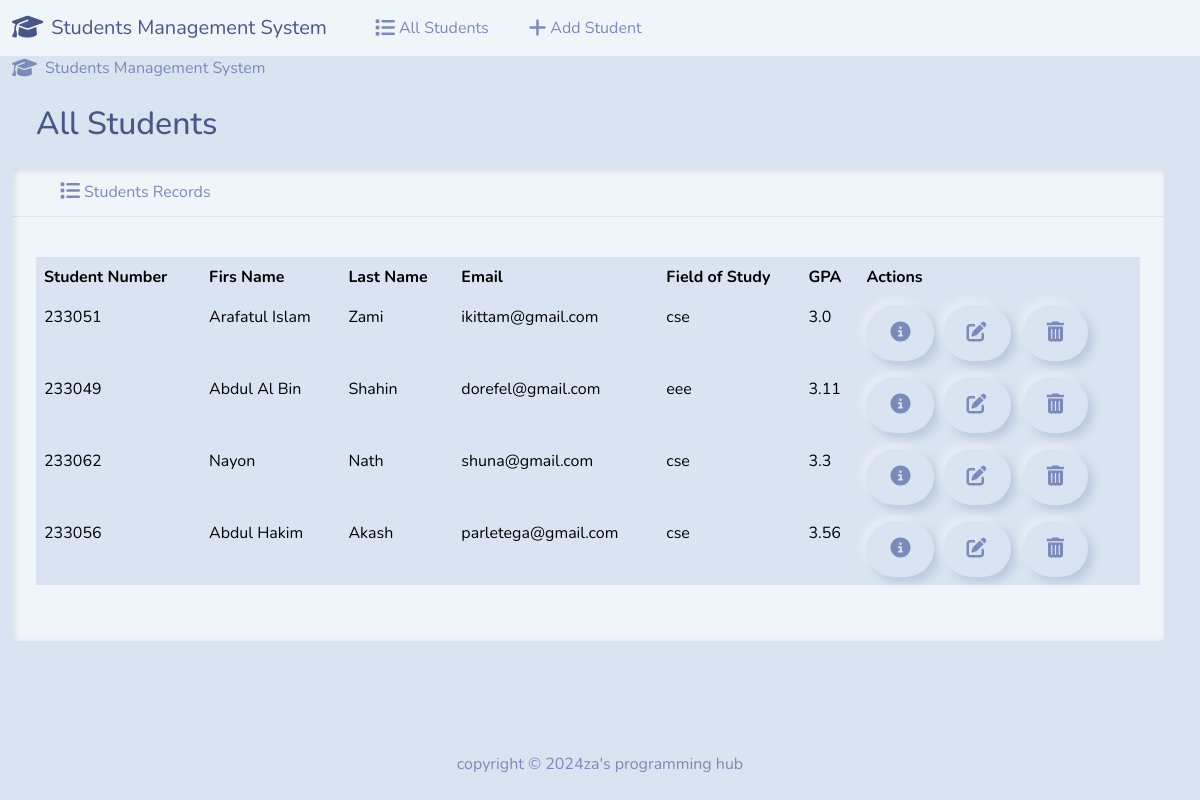
Before: / with the older database file.
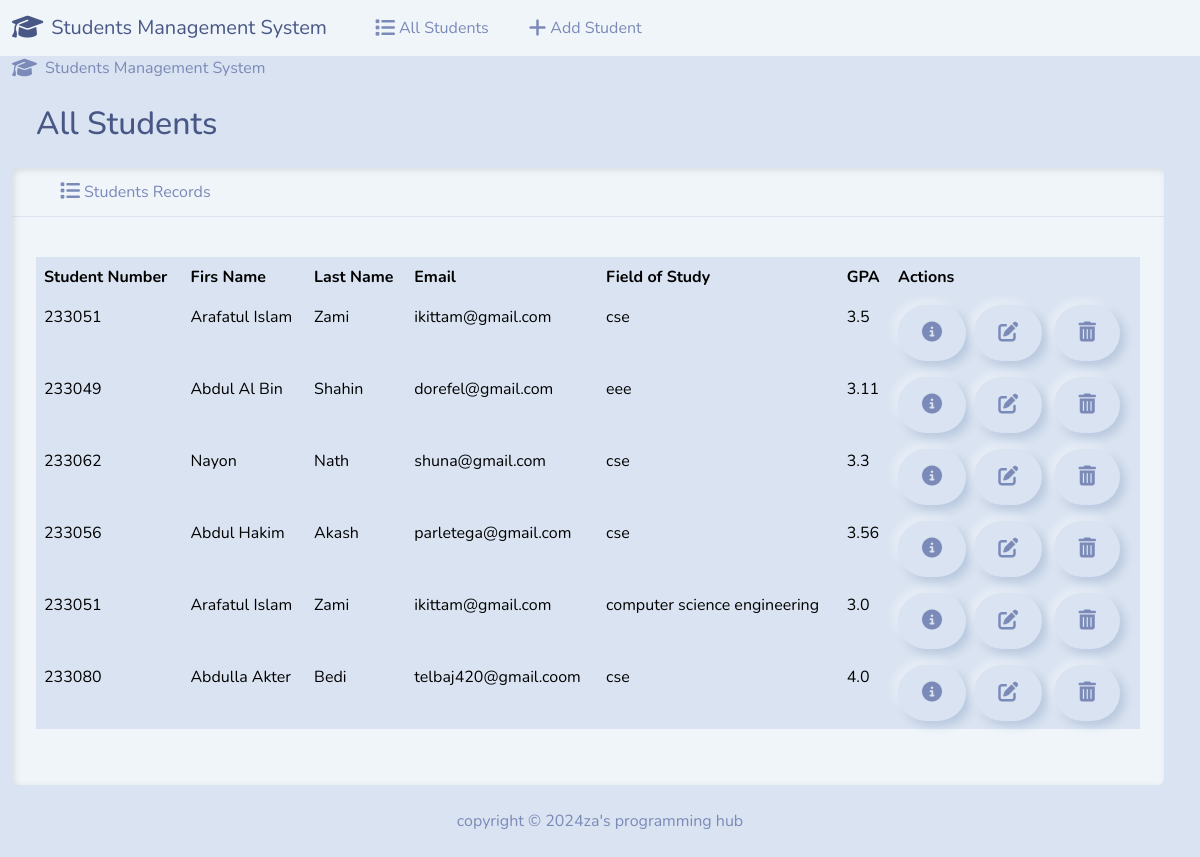
After: the same page with the newer database file.
### students/models.py (models this page shows, shortened)
class Student(models.Model):
    student_number = models.PositiveIntegerField()
    first_name = models.CharField(max_length=50)
    last_name = models.CharField(max_length=50)
    email = models.EmailField(max_length=100)
    field_of_study = models.CharField(max_length=50)
    gpa = models.FloatField()

### students/views.py (the view)
# urls.py: path('', views.index, name='index'),
def index(requests):
    return render(requests, 'students/index.html',{
        'students': Student.objects.all()
    })

### students/templates/students/index.html (shortened to what this page needs)
{% extends "students/base.html" %}
{% block body %}
<i class="fa-solid fa-graduation-cap fa-lg me-2"></i>Students Management System</a>
    <button class="navbar-toggler" type="button" data-bs-toggle="collapse" data-bs-target="#navbarColor04" aria-controls="navbarColor04" aria-expanded="false" aria-label="Toggle navigation">
      <span class="navbar-toggler-icon"></span>
    </button>
  </div>
<div class="container-fluid">
 <h2 class="m-4">All Students</h2>
  <div class="row">
    <div class="col-12">
    {% if students %}
     <div class="card bg-light me-4 mb-4">
        <div class="card-header">
        <i class="fa-solid fa-list fa-lg me-1 ms-4"></i>Students Records
        </div>
         <div class="card-body">
           <p class="card-text">
           <div class="table-responsive">
               <table class="table table-hover">
  <thead>
    <tr>
      <th scope="col">Student Number</th>
      <th scope="col">Firs Name</th>
      <th scope="col">Last Name</th>
      <th scope="col">Email</th>
      <th scope="col">Field of Study</th>
      <th scope="col">GPA</th>
      <th scope="col">Actions</th>
    </tr>
  </thead>
  <tbody>
    {% for student in students %}
    <tr>
    <td>{{ student.student_number }}</td>
    <td>{{ student.first_name }}</td>
    <td>{{ student.last_name }}</td>
    <td>{{ student.email }}</td>
    <td>{{ student.field_of_study }}</td>
    <td>{{ student.gpa }}</td>
    <td>
    <button type="button" class="btn btn-success me-1" href="{% url 'view_student' student.id %}" data-bs-toggle="modal" data-bs-target="#myModal{{student.id}}">
    <i class="fa-solid fa-circle-info fa-lg"></i>
    </button>
<a class="btn btn-warning me-2" href="{% url 'edit' student.id %}">
 <i class="fa-solid fa-pen-to-square fa-lg"></i>
</a>
<button type="button" class="btn btn-danger" data-bs-toggle="modal"
                    data-bs-target="#delete{{student.id}}">
                    <i class="fa-solid fa-trash-can fa-lg"></i>
                  </button>
    </td>
    </tr>
    {% endfor %}
  </tbody>
</table>
           </div>
           </p>
        </div>
       </div>
    {% else %}
    <h3 class="alert alert-primary ms-4 me-4">No Students Records</h3>
    {% endif %}
    </div>
  </div>
{% endblock %}

### students/templates/students/base.html (shortened to what this page needs)
{% load static %}
<!DOCTYPE html>
<html lang="eng">
<head>
<link rel="stylesheet" href="https://cdnjs.cloudflare.com/ajax/libs/font-awesome/6.7.1/css/all.min.css" />
<link href="{% static 'css/bootstrap.min.css' %}" rel="stylesheet" >
<body class="d-flex flex-column min-vh-100">
<nav class="navbar navbar-expand-lg bg-body-tertiary">
  <div class="container-fluid">
    <a class="navbar-brand" href="{% url 'index' %}">
    <i class="fa-solid fa-graduation-cap fa-lg me-2"></i>Students Management System</a>
    <div class="collapse navbar-collapse" id="navbarColor04">
      <ul class="navbar-nav me-auto">
        <li class="nav-item">
          <a class="nav-link" href="{% url 'index' %}">
          <i class="fa-solid fa-list fa-lg me-1 ms-4"></i>All Students</a>
        </li>
        <li class="nav-item">
          <a class="nav-link" href="{% url 'add' %}">
          <i class="fa-solid fa-plus fa-lg me-1 ms-4"></i>Add Student
          </a>
        </li>
      </ul>
    </div>
  </div>
</nav>
<div class="container-fluid">
   {% block body %}
  {% endblock  %}
</div>
<footer class="mt-auto mb-4">
   <div class="text-center">
  <span>
  copyright &copy; <script>document.write(new Date().getFullYear())</script>za's programming hub
  </span>
   </div>
</footer>
</body>
</head>
</html>

Changed rows visible on the page:
changed Student (number 1 of 6 on the later page): gpa "3.0" → "3.5"
added Student: student_number "233051", first_name "Arafatul Islam", last_name "Zami", email "ikittam@gmail.com", field_of_study "computer science engineering", gpa "3.0"
added Student: student_number "233080", first_name "Abdulla Akter", last_name "Bedi", email "telbaj420@gmail.coom", field_of_study "cse", gpa "4.0"
